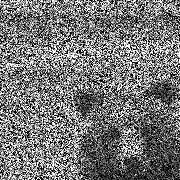
#> input picture Final Results/Explicit Scheme Fixed Kernel/test_0.8.png, 180 x 180 px
$ jupyter execute 'Exp Scheme Fixed Kernel.ipynb'
#> lines starting #> are read from the running program, lines starting #| are printed output that depends on the picture
#### Kernel Using 4 neighbors

[cell 1]
import numpy as np
import cv2

# Define the parameters
dt = 0.1  # Time step
kernel = np.array([[0, 1, 0], [1, -4, 1], [0, 1, 0]])

# Pad the kernel to match the size of the image
padding = (kernel.shape[0] - 1) // 2
kernel_padded = np.pad(kernel, padding, 'constant')

# Define the hyperparameter lambda
lambda_value = 0.1

# Function to compute g(s^2)
def g(s_squared):
    return 1 / (1 + (s_squared + lambda_value**2))

# Function to apply the update rule
def denoise_image(image, kernel):
    k_u = cv2.filter2D(image, -1, kernel)
    phi = k_u*g(k_u**2)
    p = dt * phi
    return image + p

# Load the image
image = cv2.imread('test_0.8.png', 0)
#> image is the input picture: shape (180, 180); min 0, max 255, mean 118.6
image = image.astype(np.float32) / 255.0

denoised_image = image.copy()
for _ in range(20):
    denoised_image = denoise_image(denoised_image, kernel_padded)
#> this loop made 20 passes
#> pass 1, in denoise_image, `phi = k_u*g(k_u**2)`:
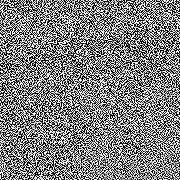
#> phi: shape (180, 180) float32; min -0.498, max 0.498, mean 0.00206; drawn with min black and max white

cv2.imwrite('perona_0.8.jpg', denoised_image * 255.0)
#> Out = True

[cell 2]
import numpy as np
import cv2

# Define the parameters
dt = 0.1  # Time step
kernel = np.array([[0, 1, 0], [1, -4, 1], [0, 1, 0]])

# Pad the kernel to match the size of the image
padding = (kernel.shape[0] - 1) // 2
kernel_padded = np.pad(kernel, padding, 'constant')

# Define the hyperparameter lambda
lambda_value = 0.1

# ReLU activation function
def relu(x):
    return np.maximum(0, x)

# Function to compute phi(x) using ReLU activation
def g(x):
    return relu(x)

# Function to apply the update rule
def denoise_image(image, kernel):
    k_u = cv2.filter2D(image, -1, kernel)
    p = dt * k_u * g(k_u)
    return image + p

# Load the image
image = cv2.imread('test_0.8.png', 0)
image = image.astype(np.float32) / 255.0

denoised_image = image.copy()
for _ in range(20):
    denoised_image = denoise_image(denoised_image, kernel_padded)

cv2.imwrite('relu_0.8.jpg', denoised_image * 255.0)
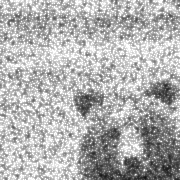
#> saved as relu_0.8.jpg: shape (180, 180); min 17, max 255, mean 177.8
#> Out = True

[cell 3]
import numpy as np
import cv2
from math import sqrt

# Define the parameters
dt = 0.1  # Time step
kernel = np.array([[0, 1, 0], [1, -4, 1], [0, 1, 0]])

# Pad the kernel to match the size of the image
padding = (kernel.shape[0] - 1) // 2
kernel_padded = np.pad(kernel, padding, 'constant')

# Define the hyperparameter lambda
lambda_value = 0.1

# Function to compute g(s^2)
def g(s_squared):
    denom = np.sqrt(1 + s_squared/lambda_value**2)
    return np.sqrt(s_squared)/denom

# Function to apply the update rule
def denoise_image(image, kernel):
    k_u = cv2.filter2D(image, -1, kernel)
    phi = k_u*g(k_u**2)
    p = dt * phi
    return image + p

# Load the image
image = cv2.imread('test_0.8.png', 0)
image = image.astype(np.float32) / 255.0

denoised_image = image.copy()
for _ in range(20):
    denoised_image = denoise_image(denoised_image, kernel_padded)
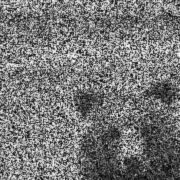
#> denoised_image: shape (180, 180) float32; min 0.0282, max 0.972, mean 0.465

cv2.imwrite('charbonier_0.8.jpg', denoised_image * 255.0)
#> Out = True

#### Kernel Using 8 neighbors

[cell 4]
import numpy as np
import cv2

# Define the parameters
dt = 0.1  # Time step
kernel = np.array([[1, 1, 1], [1, -8, 1], [1, 1, 1]])

# Pad the kernel to match the size of the image
padding = (kernel.shape[0] - 1) // 2
kernel_padded = np.pad(kernel, padding, 'constant')

# Define the hyperparameter lambda
lambda_value = 0.1

# Function to compute g(s^2)
def g(s_squared):
    return 1 / (1 + (s_squared + lambda_value**2))

# Function to apply the update rule
def denoise_image(image, kernel):
    k_u = cv2.filter2D(image, -1, kernel)
    phi = k_u*g(k_u**2)
    p = dt * phi
    return image + p

# Load the image
image = cv2.imread('test_0.8.png', 0)
image = image.astype(np.float32) / 255.0

denoised_image = image.copy()
for _ in range(20):
    denoised_image = denoise_image(denoised_image, kernel_padded)
#> this loop made 20 passes
#> pass 1, in denoise_image, `k_u = cv2.filter2D(image, -1, kernel)`:
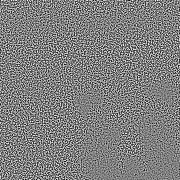
#> k_u: shape (180, 180) float32; min -7.06, max 7.06, mean 0.00109; drawn with min black and max white
#> pass 1, in denoise_image, `phi = k_u*g(k_u**2)`:
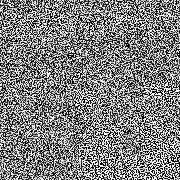
#> phi: shape (180, 180) float32; min -0.498, max 0.498, mean 0.00257; drawn with min black and max white
#> after the loop:
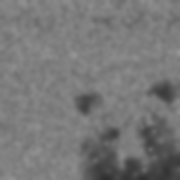
#> denoised_image: shape (180, 180) float32; min 0.186, max 0.592, mean 0.469

cv2.imwrite('perona_0.8.jpg', denoised_image * 255.0)
#> Out = True

[cell 5]
import numpy as np
import cv2

# Define the parameters
dt = 0.1  # Time step
kernel = np.array([[1, 1, 1], [1, -8, 1], [1, 1, 1]])

# Pad the kernel to match the size of the image
padding = (kernel.shape[0] - 1) // 2
kernel_padded = np.pad(kernel, padding, 'constant')

# Define the hyperparameter lambda
lambda_value = 0.1

# ReLU activation function
def relu(x):
    return np.maximum(0, x)

# Function to compute phi(x) using ReLU activation
def g(x):
    return relu(x)

# Function to apply the update rule
def denoise_image(image, kernel):
    k_u = cv2.filter2D(image, -1, kernel)
    p = dt * k_u * g(k_u)
    return np.clip(image + p, 0, 1)

# Load the image
image = cv2.imread('test_0.8.png', 0)
image = image.astype(np.float32) / 255.0

denoised_image = image.copy()
for _ in range(20):
    denoised_image = denoise_image(denoised_image, kernel_padded)
#> this loop made 20 passes
#> pass 1, in denoise_image, `p = dt * k_u * g(k_u)`:
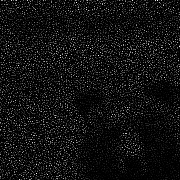
#> p: shape (180, 180) float32; min 0, max 4.98, mean 0.343; drawn with min black and max white
#> after the loop:
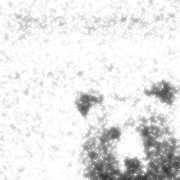
#> denoised_image: shape (180, 180) float32; min 0.203, max 1, mean 0.903

cv2.imwrite('relu_0.8.jpg', denoised_image * 255.0)
#> Out = True

[cell 6]
import numpy as np
import cv2
from math import sqrt

# Define the parameters
dt = 0.1  # Time step
kernel = np.array([[1, 1, 1], [1, -8, 1], [1, 1, 1]])

# Pad the kernel to match the size of the image
padding = (kernel.shape[0] - 1) // 2
kernel_padded = np.pad(kernel, padding, 'constant')

# Define the hyperparameter lambda
lambda_value = 0.1

# Function to compute g(s^2)
def g(s_squared):
    denom = np.sqrt(1 + s_squared/lambda_value**2)
    return np.sqrt(s_squared)/denom

# Function to apply the update rule
def denoise_image(image, kernel):
    k_u = cv2.filter2D(image, -1, kernel)
    phi = k_u*g(k_u**2)
    p = dt * phi
    return image + p

# Load the image
image = cv2.imread('test_0.8.png', 0)
image = image.astype(np.float32) / 255.0

denoised_image = image.copy()
for _ in range(20):
    denoised_image = denoise_image(denoised_image, kernel_padded)
#> this loop made 20 passes
#> pass 1, in g, `denom = np.sqrt(1 + s_squared/lambda_value**2)`:
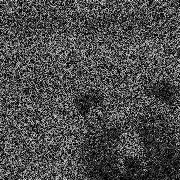
#> denom: shape (180, 180) float32; min 1, max 70.6, mean 21.8; drawn with min black and max white
#> after the loop:
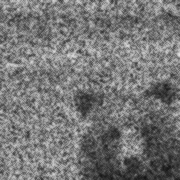
#> denoised_image: shape (180, 180) float32; min 0.0786, max 0.89, mean 0.465

cv2.imwrite('charbonier_0.8.jpg', denoised_image * 255.0)
#> Out = True

$ run again, with Final Results/Explicit Scheme Fixed Kernel/test_0.6.png copied over Final Results/Explicit Scheme Fixed Kernel/test_0.8.png
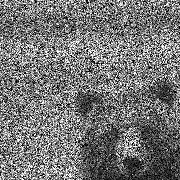
#> input picture Final Results/Explicit Scheme Fixed Kernel/test_0.6.png, 180 x 180 px
#> image is the input picture: shape (180, 180); min 0, max 255, mean 117.5
#> `cv2.imwrite('perona_0.8.jpg', denoised_image * 255.0)`: Out = True
#> after the loop `for _ in range(20):`:
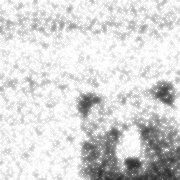
#> denoised_image: shape (180, 180) float32; min 0.171, max 1, mean 0.847
#> after the loop `for _ in range(20):`:
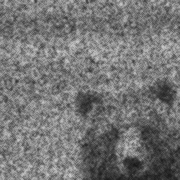
#> denoised_image: shape (180, 180) float32; min 0.0916, max 0.815, mean 0.461

$ run again, with Final Results/Explicit Scheme Fixed Kernel/charbonier.jpg saved as Final Results/Explicit Scheme Fixed Kernel/test_0.8.png
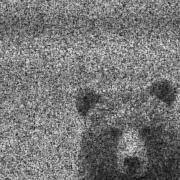
#> input picture Final Results/Explicit Scheme Fixed Kernel/charbonier.jpg, 180 x 180 px
#> image is the input picture: shape (180, 180); min 15, max 224, mean 118.2
#> `cv2.imwrite('perona_0.8.jpg', denoised_image * 255.0)`: Out = True
#> the loop `for _ in range(20):` made 20 passes
#> pass 1, in g, `denom = np.sqrt(1 + s_squared/lambda_value**2)`:
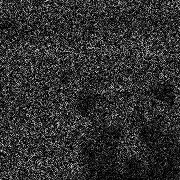
#> denom: shape (180, 180) float32; min 1, max 25.39, mean 5.7; drawn with min black and max white
